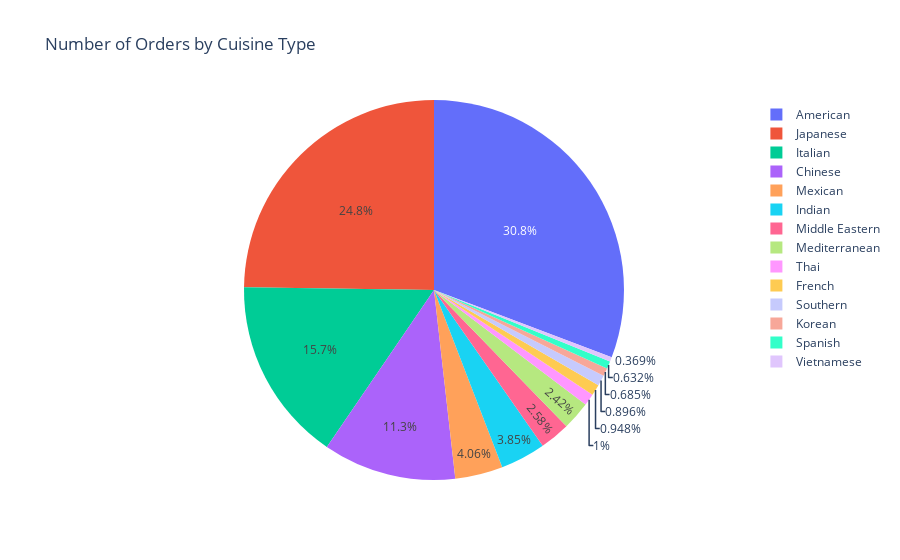

The code cell stored with this chart in its notebook:
### Code cell
import plotly.express as px

grouped_df = df.groupby('cuisine_type').size().reset_index(name='num_orders')
fig = px.pie(grouped_df, values='num_orders', names='cuisine_type', 
             title='Number of Orders by Cuisine Type')

fig.show()

### Figure 1 — Plotly figure (JSON) as saved in the notebook; plotly's stock layout.template omitted (floating-point values rounded to 4 significant figures)
{"data": [{"domain": {"x": [0, 1], "y": [0, 1]}, "hovertemplate": "cuisine_type=%{label}<br>num_orders=%{value}<extra></extra>", "labels": ["American", "Chinese", "French", "Indian", "Italian", "Japanese", "Korean", "Mediterranean", "Mexican", "Middle Eastern", "Southern", "Spanish", "Thai", "Vietnamese"], "legendgroup": "", "name": "", "showlegend": true, "type": "pie", "values": [584, 215, 18, 73, 298, 470, 13, 46, 77, 49, 17, 12, 19, 7]}], "layout": {"legend": {"tracegroupgap": 0}, "title": {"text": "Number of Orders by Cuisine Type"}}}
